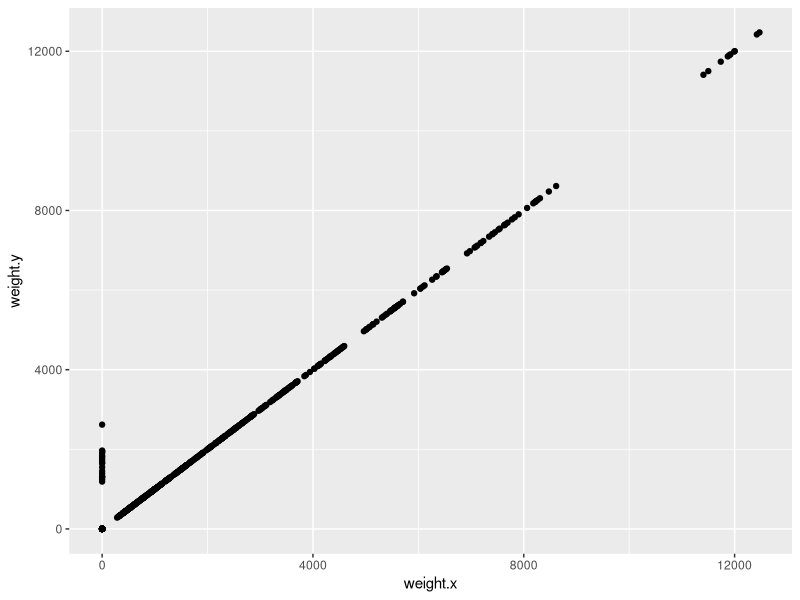

This figure's R source:
library(tidyverse)
library(here)

cfs60 = read_csv2("results-C15-CFS60.csv") %>% select(-`...5`)
ins60 = read_csv2("results-C15-insidrug60.csv") %>% select(-`...5`) %>% mutate(instance=str_remove(instance, "^c_"))

df =  cfs60 %>% inner_join(ins60, by="instance") %>%
    as_tibble()

df %>% summarize(N.cfs = sum(valid.x), N.ins = sum(valid.y))

ggplot(df, aes(x=weight.x, y=weight.y)) + geom_point()
